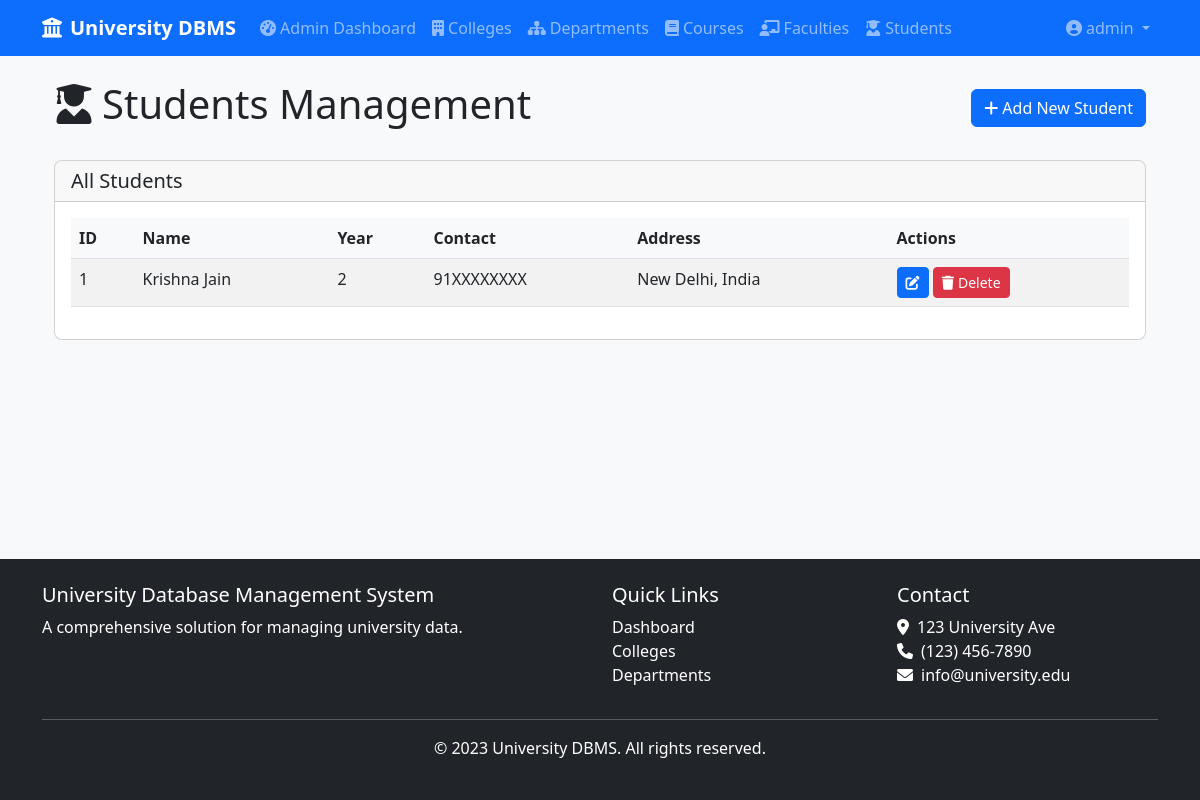
Screenshot of /admin/students (signed in) with the database file from the repository.
### app/models/user.py (models this page shows, shortened)
class User(UserMixin, db.Model):
    __tablename__ = 'users'
    id = db.Column(db.Integer, primary_key=True)
    username = db.Column(db.String(100), unique=True, nullable=False)
    email = db.Column(db.String(100), unique=True, nullable=False)
    password = db.Column(db.String(100), nullable=False)
    role = db.Column(db.String(20), nullable=False, default='user')  # 'admin' or 'user'
    created_at = db.Column(db.DateTime, default=datetime.utcnow)
    def is_admin(self):
        return self.role == 'admin'

### app/models/student.py (models this page shows, shortened)
class Student(db.Model):
    id = db.Column(db.Integer, primary_key=True)
    name = db.Column(db.String(100), nullable=False)
    year = db.Column(db.Integer, nullable=False)
    contact_number = db.Column(db.String(20), nullable=False)
    address = db.Column(db.Text, nullable=False)
    created_at = db.Column(db.DateTime, default=datetime.utcnow)
    progress_reports = db.relationship('ProgressReport', backref='student', lazy=True, cascade="all, delete-orphan")

### app/routes/admin.py (the view)
@admin.route('/students')
@admin_required
def students():
    students = Student.query.all()
    form = StudentForm()
    return render_template('admin/students/index.html', students=students, form=form)

### app/models/user.py (called while the page is built)
@login_manager.user_loader
def load_user(user_id):
    return User.query.get(int(user_id))

### app/routes/admin.py (called while the page is built)
def admin_required(f):
    @wraps(f)
    @login_required
    def decorated_function(*args, **kwargs):
        if not current_user.role == 'admin':
            flash('You do not have permission to access this page.', 'danger')
            return redirect(url_for('main.index'))
        return f(*args, **kwargs)
    return decorated_function

### app/templates/admin/students/index.html (shortened to what this page needs)
{% extends "base.html" %}
{% block content %}
<div class="container">
    <div class="d-flex justify-content-between align-items-center mb-4">
        <h1><i class="fas fa-user-graduate me-2"></i>Students Management</h1>
        <a href="{{ url_for('admin.create_student') }}" class="btn btn-primary">
            <i class="fas fa-plus me-1"></i>Add New Student
        </a>
    </div>
    <div class="card">
        <div class="card-header">
            <h5 class="mb-0">All Students</h5>
        </div>
        <div class="card-body">
            <div class="table-responsive">
                <table class="table table-striped table-hover">
                    <thead>
                        <tr>
                            <th>ID</th>
                            <th>Name</th>
                            <th>Year</th>
                            <th>Contact</th>
                            <th>Address</th>
                            <th>Actions</th>
                        </tr>
                    </thead>
                    <tbody>
                        {% for student in students %}
                        <tr>
                            <td>{{ student.id }}</td>
                            <td>{{ student.name }}</td>
                            <td>{{ student.year }}</td>
                            <td>{{ student.contact_number }}</td>
                            <td>{{ student.address }}</td>
                            <td>
                                <a href="{{ url_for('admin.edit_student', id=student.id) }}" class="btn btn-sm btn-primary">
                                    <i class="fas fa-edit"></i>
                                </a>
                                <form action="{{ url_for('admin.delete_student', id=student.id) }}" method="POST" class="d-inline">
                                    <button type="submit" class="btn btn-sm btn-danger" onclick="return confirm('Are you sure you want to delete this student?');">
                                        <i class="fas fa-trash me-1"></i>Delete
                                    </button>
                                </form>
                            </td>
                        </tr>
                        {% endfor %}
                    </tbody>
                </table>
            </div>
        </div>
    </div>
</div>
{% endblock %}

### app/templates/base.html (shortened to what this page needs)
<!DOCTYPE html>
<html lang="en">
<head>
    <link href="https://cdn.jsdelivr.net/npm/bootstrap@5.3.0-alpha1/dist/css/bootstrap.min.css" rel="stylesheet">
    <link rel="stylesheet" href="https://cdnjs.cloudflare.com/ajax/libs/font-awesome/6.0.0/css/all.min.css">
    <link rel="stylesheet" href="{{ url_for('static', filename='css/style.css') }}">
</head>
<body>
    <div class="content-wrapper">
        <header>
            <nav class="navbar navbar-expand-lg navbar-dark bg-primary">
                <div class="container">
                    <a class="navbar-brand" href="{{ url_for('user.dashboard') }}">
                        <i class="fas fa-university me-2"></i>University DBMS
                    </a>
                    <div class="collapse navbar-collapse" id="navbarNav">
                        <ul class="navbar-nav me-auto">
                            {% if current_user.is_authenticated %}
                                {% if current_user.is_admin() %}
                                    <li class="nav-item">
                                        <a class="nav-link" href="{{ url_for('admin.dashboard') }}">
                                            <i class="fas fa-tachometer-alt me-1"></i>Admin Dashboard
                                        </a>
                                    </li>
                                {% else %}
                                    <li class="nav-item">
                                        <a class="nav-link" href="{{ url_for('user.dashboard') }}">
                                            <i class="fas fa-tachometer-alt me-1"></i>Dashboard
                                        </a>
                                    </li>
                                {% endif %}
                                <li class="nav-item">
                                    <a class="nav-link" href="{{ url_for('user.colleges') }}">
                                        <i class="fas fa-building me-1"></i>Colleges
                                    </a>
                                </li>
                                <li class="nav-item">
                                    <a class="nav-link" href="{{ url_for('user.departments') }}">
                                        <i class="fas fa-sitemap me-1"></i>Departments
                                    </a>
                                </li>
                                <li class="nav-item">
                                    <a class="nav-link" href="{{ url_for('user.courses') }}">
                                        <i class="fas fa-book me-1"></i>Courses
                                    </a>
                                </li>
                                <li class="nav-item">
                                    <a class="nav-link" href="{{ url_for('user.faculties') }}">
                                        <i class="fas fa-chalkboard-teacher me-1"></i>Faculties
                                    </a>
                                </li>
                                <li class="nav-item">
                                    <a class="nav-link" href="{{ url_for('user.students') }}">
                                        <i class="fas fa-user-graduate me-1"></i>Students
                                    </a>
                                </li>
                            {% endif %}
                        </ul>
                        <ul class="navbar-nav">
                            {% if current_user.is_authenticated %}
                                <li class="nav-item dropdown">
                                    <a class="nav-link dropdown-toggle" href="#" id="navbarDropdown" role="button" data-bs-toggle="dropdown">
                                        <i class="fas fa-user-circle me-1"></i>{{ current_user.username }}
                                    </a>
                                </li>
                            {% endif %}
                        </ul>
                    </div>
                </div>
            </nav>
        </header>
        <main class="container py-4">
            {% block content %}{% endblock %}
        </main>
    </div>
    <footer class="bg-dark text-white py-4 mt-5">
        <div class="container">
            <div class="row">
                <div class="col-md-6">
                    <h5>University Database Management System</h5>
                    <p>A comprehensive solution for managing university data.</p>
                </div>
                <div class="col-md-3">
                    <h5>Quick Links</h5>
                    <ul class="list-unstyled">
                        <li><a href="{{ url_for('user.dashboard') }}" class="text-white">Dashboard</a></li>
                        <li><a href="{{ url_for('user.colleges') }}" class="text-white">Colleges</a></li>
                        <li><a href="{{ url_for('user.departments') }}" class="text-white">Departments</a></li>
                    </ul>
                </div>
                <div class="col-md-3">
                    <h5>Contact</h5>
                    <address>
                        <i class="fas fa-map-marker-alt me-2"></i>123 University Ave<br>
                        <i class="fas fa-phone me-2"></i>(123) 456-7890<br>
                        <i class="fas fa-envelope me-2"></i>info@university.edu
                    </address>
                </div>
            </div>
            <hr>
            <div class="text-center">
                <p>&copy; 2023 University DBMS. All rights reserved.</p>
            </div>
        </div>
    </footer>

### app/static/css/style.css (style rules this page uses)
body { font-family: 'Segoe UI', Tahoma, Geneva, Verdana, sans-serif; background-color: #f8f9fa; }
.navbar-brand { font-weight: 600; }
.card { border-radius: 0.5rem; transition: transform 0.3s ease; }
.card-header { border-top-left-radius: 0.5rem !important; border-top-right-radius: 0.5rem !important; }
.table th { background-color: #f8f9fa; }
.btn { transition: all 0.3s ease; }
footer { margin-top: auto; }
footer a { text-decoration: none; }

### app/templates/base.html (style rules this page uses)
html, body { height: 100%; margin: 0; }
body { display: flex; flex-direction: column; min-height: 100vh; }
.content-wrapper { flex: 1 0 auto; display: flex; flex-direction: column; }
footer { flex-shrink: 0; width: 100%; background-color: #212529; color: white; margin-top: auto; }

### rows the page displays
User: username "admin"
Student: id "1", name "Krishna Jain", year "2", contact_number "91XXXXXXXX", address "New Delhi, India"
